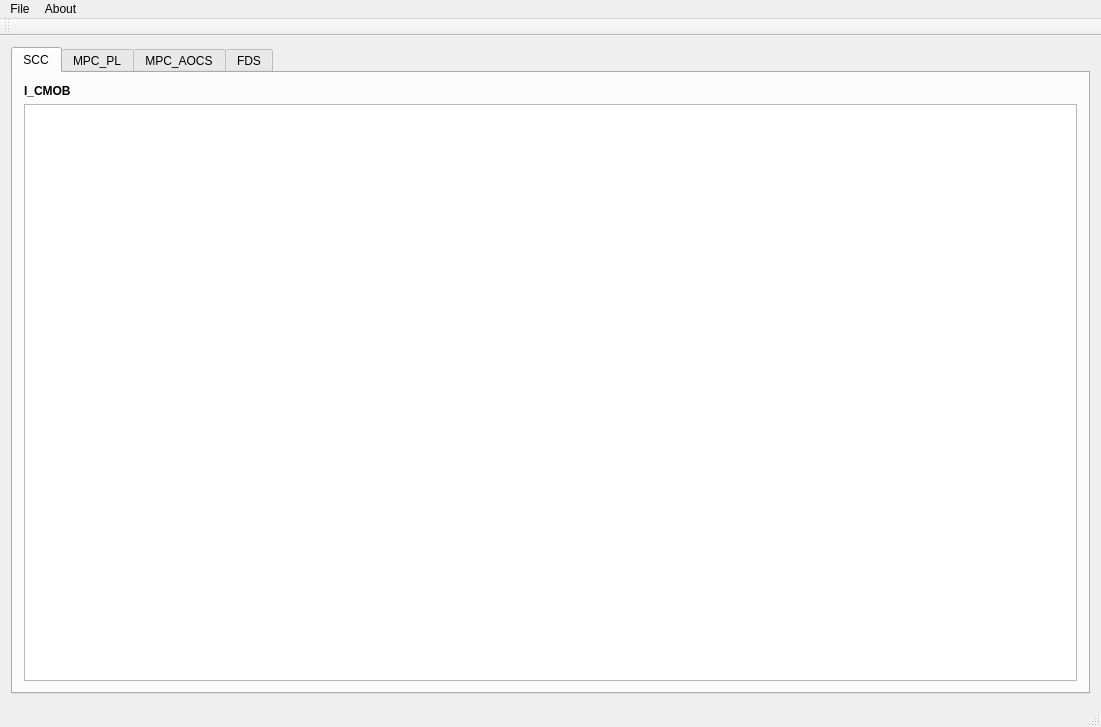
<?xml version="1.0" encoding="UTF-8"?>
<ui version="4.0">
 <class>MainWindow</class>
 <widget class="QMainWindow" name="MainWindow">
  <property name="geometry">
   <rect>
    <x>0</x>
    <y>0</y>
    <width>1101</width>
    <height>727</height>
   </rect>
  </property>
  <property name="windowTitle">
   <string>Satellite Configuration</string>
  </property>
  <widget class="QWidget" name="centralWidget">
   <layout class="QVBoxLayout" name="verticalLayout_5">
    <item>
     <widget class="QTabWidget" name="tabWidget">
      <property name="currentIndex">
       <number>0</number>
      </property>
      <widget class="QWidget" name="scc_tab">
       <attribute name="title">
        <string>SCC</string>
       </attribute>
       <layout class="QVBoxLayout" name="verticalLayout">
        <item>
         <layout class="QGridLayout" name="scc_gridLayout"/>
        </item>
        <item>
         <widget class="QLabel" name="scc_table_head_label">
          <property name="font">
           <font>
            <pointsize>9</pointsize>
            <weight>75</weight>
            <bold>true</bold>
           </font>
          </property>
          <property name="text">
           <string>I_CMOB</string>
          </property>
         </widget>
        </item>
        <item>
         <widget class="QTableView" name="scc_tableView"/>
        </item>
       </layout>
      </widget>
      <widget class="QWidget" name="mpc_pl_tab">
       <attribute name="title">
        <string>MPC_PL</string>
       </attribute>
       <layout class="QVBoxLayout" name="verticalLayout_2">
        <item>
         <layout class="QHBoxLayout" name="mpc_pl_buttons_horizontalLayout">
          <item>
           <layout class="QVBoxLayout" name="mpc_pl_stations_layout">
            <item>
             <widget class="QLabel" name="mpc_pl_stations_label">
              <property name="text">
               <string>Stations:</string>
              </property>
             </widget>
            </item>
            <item>
             <layout class="QGridLayout" name="mpc_pl_stations_gridLayout"/>
            </item>
           </layout>
          </item>
          <item>
           <layout class="QVBoxLayout" name="mpc_pl_satellites_layout"/>
          </item>
         </layout>
        </item>
        <item>
         <widget class="QLabel" name="mpc_pl_table_head_label">
          <property name="font">
           <font>
            <pointsize>9</pointsize>
            <weight>75</weight>
            <bold>true</bold>
           </font>
          </property>
          <property name="text">
           <string>I_CNFM</string>
          </property>
         </widget>
        </item>
        <item>
         <widget class="QTableView" name="mpc_pl_tableView"/>
        </item>
       </layout>
      </widget>
      <widget class="QWidget" name="mpc_aocs_tab">
       <attribute name="title">
        <string>MPC_AOCS</string>
       </attribute>
       <layout class="QVBoxLayout" name="verticalLayout_4">
        <item>
         <layout class="QGridLayout" name="mpc_aocs_gridLayout"/>
        </item>
        <item>
         <widget class="QLabel" name="mpc_aocs_table_head_label">
          <property name="font">
           <font>
            <pointsize>9</pointsize>
            <weight>75</weight>
            <bold>true</bold>
           </font>
          </property>
          <property name="text">
           <string>I_CMOB</string>
          </property>
         </widget>
        </item>
        <item>
         <widget class="QTableView" name="mpc_aocs_tableView"/>
        </item>
       </layout>
      </widget>
      <widget class="QWidget" name="fds_tab">
       <attribute name="title">
        <string>FDS</string>
       </attribute>
       <layout class="QVBoxLayout" name="verticalLayout_3">
        <item>
         <layout class="QGridLayout" name="fds_gridLayout"/>
        </item>
        <item>
         <widget class="QLabel" name="fds_table_head_label">
          <property name="font">
           <font>
            <pointsize>9</pointsize>
            <weight>75</weight>
            <bold>true</bold>
           </font>
          </property>
          <property name="text">
           <string>I_CNFF</string>
          </property>
         </widget>
        </item>
        <item>
         <widget class="QTableView" name="fds_tableView"/>
        </item>
       </layout>
      </widget>
     </widget>
    </item>
   </layout>
  </widget>
  <widget class="QMenuBar" name="menuBar">
   <property name="geometry">
    <rect>
     <x>0</x>
     <y>0</y>
     <width>1101</width>
     <height>30</height>
    </rect>
   </property>
   <widget class="QMenu" name="menuSave_changed">
    <property name="title">
     <string>File</string>
    </property>
    <addaction name="actionSave_to_conf_sat_txt"/>
    <addaction name="separator"/>
    <addaction name="actionTransfer_files"/>
   </widget>
   <widget class="QMenu" name="menuType">
    <property name="title">
     <string>About</string>
    </property>
   </widget>
   <addaction name="menuSave_changed"/>
   <addaction name="menuType"/>
  </widget>
  <widget class="QToolBar" name="mainToolBar">
   <attribute name="toolBarArea">
    <enum>TopToolBarArea</enum>
   </attribute>
   <attribute name="toolBarBreak">
    <bool>false</bool>
   </attribute>
  </widget>
  <widget class="QStatusBar" name="statusBar"/>
  <action name="actionSave_Changed">
   <property name="text">
    <string>Save file</string>
   </property>
  </action>
  <action name="actionSave_and_Send_file">
   <property name="text">
    <string>Send file</string>
   </property>
  </action>
  <action name="actionPrint">
   <property name="text">
    <string>Print</string>
   </property>
  </action>
  <action name="actionSCC">
   <property name="text">
    <string>SCC</string>
   </property>
  </action>
  <action name="actionMPC_PL">
   <property name="text">
    <string>MPC_PL</string>
   </property>
  </action>
  <action name="action_MPC_AOCS">
   <property name="text">
    <string>
MPC_AOCS</string>
   </property>
  </action>
  <action name="actionFDS">
   <property name="text">
    <string>FDS</string>
   </property>
  </action>
  <action name="actionTransfer_files">
   <property name="text">
    <string>Transfer files</string>
   </property>
  </action>
  <action name="actionSave_to_conf_sat_txt">
   <property name="text">
    <string>Save to conf_sat.txt</string>
   </property>
  </action>
 </widget>
 <layoutdefault spacing="6" margin="11"/>
 <resources/>
 <connections/>
</ui>
